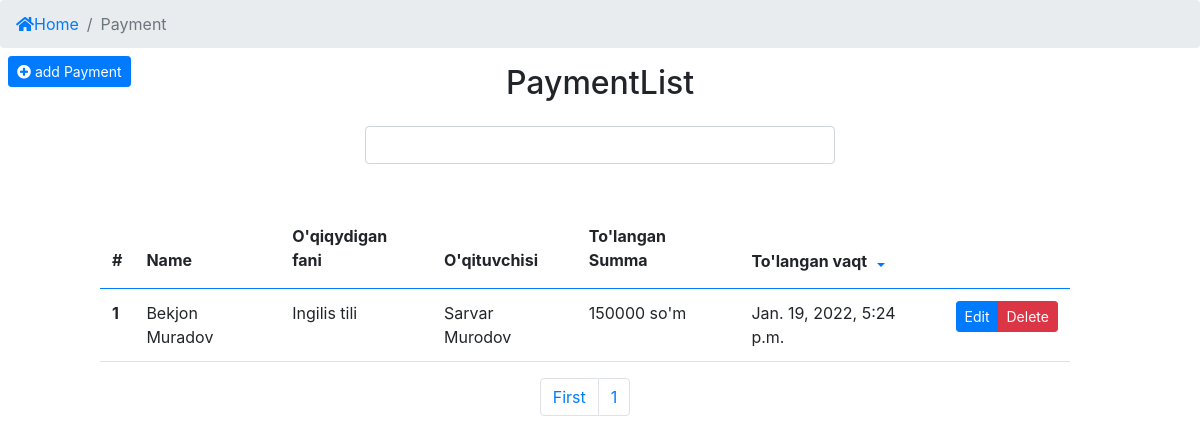
The page /profile/payment/ (signed in) on the database its author committed.
### app/models.py (models this page shows, shortened)
class Payment(models.Model):
    student = models.ForeignKey(Student, verbose_name=_("Talaba"), on_delete=models.CASCADE)
    subject = models.ForeignKey(Subject, verbose_name=_("Qaysi fan uchun"), on_delete=models.CASCADE)
    teacher = models.ForeignKey(Teacher, verbose_name=_("O'qituvchisi"), on_delete=models.CASCADE)
    payment = models.IntegerField(_("Tolov summasi"), default=0)
    payed_date = models.DateTimeField(_("To'langan vaqt"), auto_now_add=True)
    def __str__(self):
        return f'{self.student.f_name} {self.payment} so\'m'
    """To'langan umumiy summa olish"""
    """O'qituvchilarga To'lanadigan umumiy summa"""
    """Centerning umumiy harajatlari"""
    """Centerga qoladigan soft foyda"""

class Student(models.Model):
    f_name = models.CharField(_("To'liq ismi"), max_length=100)
    subject = models.ForeignKey(Subject, verbose_name=_("O'rganadigan fani"), on_delete=models.CASCADE)
    teacher = models.ForeignKey(Teacher, verbose_name=_("O'qituvchisi"), on_delete=models.CASCADE)
    phone_num = models.CharField(_("Telefon raqami"), max_length=9)
    study_days = models.CharField(_("O'qish Kunlari"), max_length=50, choices=study_days, default='option')
    study_type = models.CharField(_("O'qish turi"), max_length=50, choices=study_type, default='option')
    lesson_time = models.CharField(_("Dars boshlanish vaqti"), max_length=50)
    registered_date = models.DateTimeField(_("Ro'yhatga olingan vaqti"), auto_now_add=True)
    """Bitta student shu oyda necha pul tolov qilganligini ko'rsatadi"""

class Subject(models.Model):
    name =models.CharField(_("Fan nomi"), max_length=100)
    added_date = models.DateTimeField(_("qoshilgan fani"), auto_now_add=True)
    """Bitta fan uchun shu oyda qancha tolanganligini ko'rsatadi"""
    """Bitta fanda nechta o'qituvchi borligini ko'rsatadi"""
    """Bitta fanda nechta o'quvchi borligini ko'rsatadi"""

class Teacher(models.Model):
    f_name = models.CharField(_("To'liq ismi"), max_length=100)
    subject = models.ForeignKey(Subject, verbose_name=_("O'qitadigan fani"), on_delete=models.CASCADE)
    address = models.CharField(_("Manzil"), max_length=100)
    phone_num = models.CharField(_("Telefon raqami"), max_length=9)
    registred_time = models.DateTimeField(_("royhatga olingan vaqt"), auto_now_add=True)
    """Bitta fan uchun shu oyda qancha tolanganligini ko'rsatadi"""
    """Bitta o'qituvchi qancha oylik olishligini ko'rsatadi"""
    """Hamma o'qituvchi qancha olishligini ko'rsatadi"""
    """Bitta O'qituvchida nechta o'quvchi borligini ko'rsatadi"""

### app/views.py (the view)
# urls.py: path("payment/", PaymentList.as_view(), name="PaymentHome"),
class PaymentList(ListView):
    model = Payment
    template_name = "payment/payment_home.html"
    ordering = '-payed_date'
    paginate_by = 5

### app/templates/payment/payment_home.html (shortened to what this page needs)
{% extends "index.html" %}
{% block content %}
<nav aria-label="breadcrumb">
    <ol class="breadcrumb">
        <li class="breadcrumb-item"><a href="/"><i class="fas fa-home"></i>Home</a></li>
        <li class="breadcrumb-item active" aria-current="page">Payment</li>
    </ol>
</nav>
<div class="text-left fixed-top mt-5">
    <a href="{% url 'app:RegisterPayment' %}" class="btn btn-primary btn-sm mt-2 ml-2"><i class="fas fa-plus-circle"></i> add Payment</a>
</div>
<div class="container1">
    <div class="wrapper text-center">
        <h2 class="">PaymentList</h2>
    </div>
    <div class="col-md-5 m-auto">
        <form action="" class="my-4" method="get">
            <input class="form-control" type="search" name="W" aria-label="search" placeholder="">
        </form>
    </div>
    <div class="row mt-5" style="margin-right: 15px;">
        <div class="col-md-10 m-auto">
            <table class="table table-hover table-borderless">
                <thead class="border-bottom border-primary">
                    <tr>
                        <th scope="col" class="pb-3">#</th>
                        <th scope="col" class="pb-3">Name</th>
                        <th scope="col" class="pb-3">O'qiqydigan fani</th>
                        <th scope="col" class="pb-3">O'qituvchisi</th>
                        <th scope="col" class="pb-3">To'langan Summa</th>
                        <th scope="col">
                            <div class="btn-group">
                                To'langan vaqt
                                <button type="button" class="btn btn-sm btn-link pb-0 dropdown-toggle dropdown-toggle-split" data-toggle="dropdown" aria-expanded="false">
                                </button>
                              </div>
                        </th>
                    </tr>
                </thead>
                <tbody class="">
                    {% for i in object_list %}
                        <tr class="border-bottom">
                            <th scope="row"> {{ forloop.counter }} </th>
                            <td>{{ i.student.f_name }}</td>
                            <td>{{ i.subject.name }}</td>
                            <td>{{ i.teacher.f_name }}</td>
                            <td>{{ i.payment }} so'm</td>
                            <td>{{ i.payed_date }}</td>
                            <td class="btn-group btn-group-sm">
                                <a href="{% url 'app:UpdatePayment' pk=i.pk %}" class="btn btn-primary">Edit</a>
                                {% if user.admin == True %}
                                    <button type="button" class="btn btn-danger" data-toggle="modal" data-target="#exampleModal{{i.pk}}">
                                        Delete
                                    </button>
                                {% endif %}
                            </td>
                        </tr>
                          </div>
                    {% endfor %}
            <nav aria-label="Page navigation example">
                <ul class="pagination justify-content-center">
                    <li class="page-item"><a href="?page=1" class="page-link">First</a></li>
                    <li class="page-item"><a href="?page={{ page_obj.number }}" class="page-link">{{ page_obj.number }}</a></li>
                </ul>
            </nav>
        </div>
    </div>
{% endblock content %}

### rows shown on the page
Payment: student.f_name "Bekjon Muradov", subject.name "Ingilis tili", teacher.f_name "Sarvar Murodov", payment "150000", payed_date "Jan. 19, 2022, 5:24 p.m."

### other values the page prints
{{ page_obj.number }} "1"
